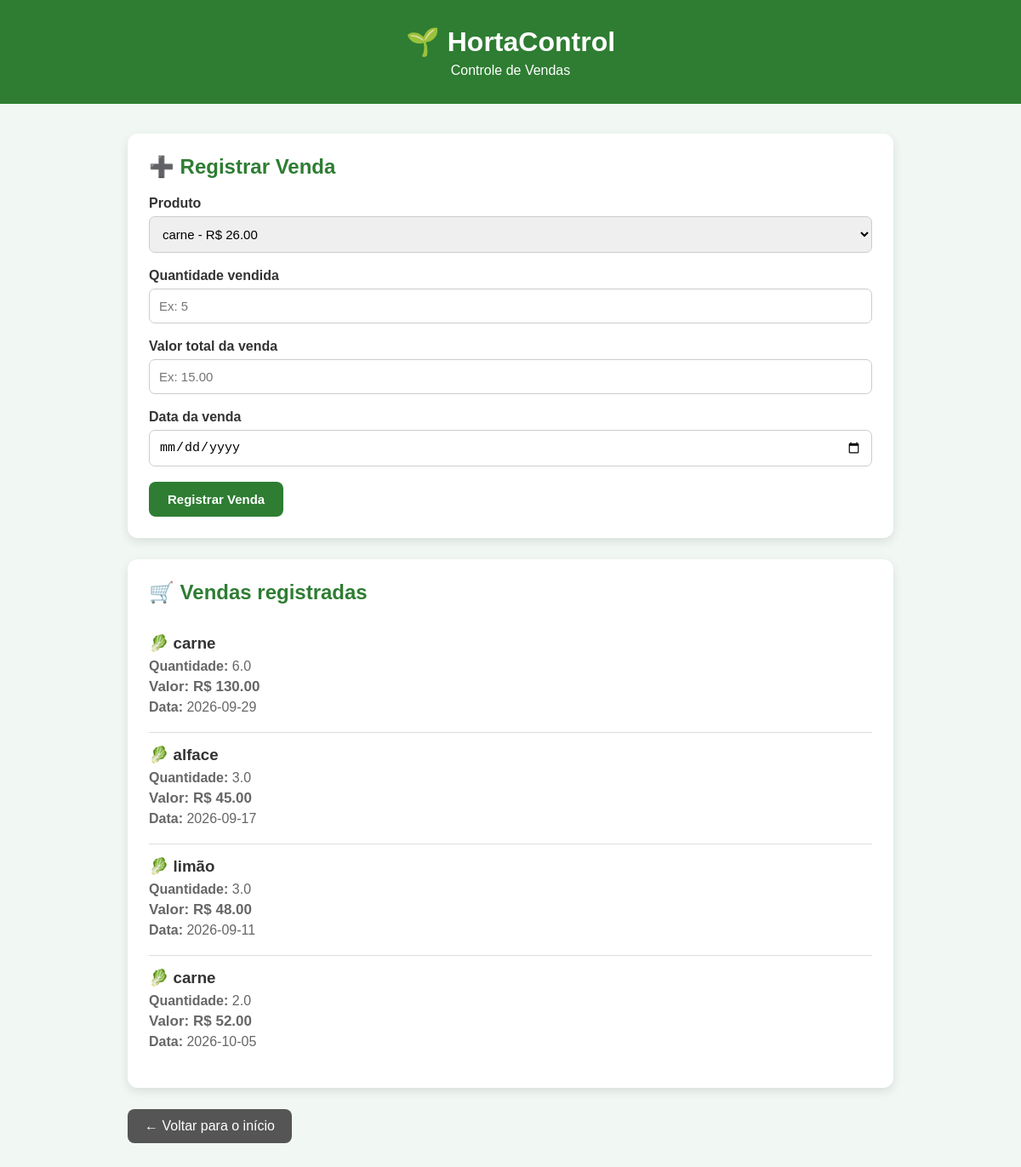
/vendas, run on the app's committed database.
### tables this page shows
CREATE TABLE venda (
            id_venda INTEGER PRIMARY KEY AUTOINCREMENT,
            id_produto INTEGER NOT NULL,
            quantidade REAL NOT NULL,
            valor_total REAL NOT NULL,
            data_venda TEXT NOT NULL,
            FOREIGN KEY (id_produto) REFERENCES produto(id_produto)
        );

CREATE TABLE produto (
            id_produto INTEGER PRIMARY KEY AUTOINCREMENT,
            nome_produto TEXT NOT NULL,
            unidade_medida TEXT NOT NULL,
            preco_venda REAL NOT NULL
        );

### app.py (the view)
@app.route("/vendas")
def vendas():
    conexao = conectar()
    cursor = conexao.cursor()
    cursor.execute("""
        SELECT
            venda.id_venda,
            produto.nome_produto,
            venda.quantidade,
            venda.valor_total,
            venda.data_venda
        FROM venda
        INNER JOIN produto
        ON venda.id_produto = produto.id_produto
    """)
    vendas = cursor.fetchall()
    cursor.execute("SELECT * FROM produto")
    produtos = cursor.fetchall()
    conexao.close()
    return render_template(
        "vendas.html",
        vendas=vendas,
        produtos=produtos
    )

### database.py (called while the page is built)
def conectar():
    return sqlite3.connect("banco.db")

### templates/vendas.html (shortened to what this page needs)
<!DOCTYPE html>
<html lang="pt-br">
<head>
</head>
<body>
    <header>
        <h1>🌱 HortaControl</h1>
        <p>Controle de Vendas</p>
    </header>
    <div class="container">
        <div class="formulario">
            <h2>➕ Registrar Venda</h2>
            <form action="/vendas/cadastrar" method="POST">
                <label>Produto</label>
                <select name="id_produto" required>
                    {% for produto in produtos %}
                        <option value="{{ produto[0] }}">
                            {{ produto[1] }} - R$ {{ "%.2f"|format(produto[3]) }}
                        </option>
                    {% endfor %}
                </select>
                <label>Quantidade vendida</label>
                <input
                    type="number"
                    name="quantidade"
                    step="0.01"
                    placeholder="Ex: 5"
                    required
                >
                <label>Valor total da venda</label>
                <input
                    type="number"
                    name="valor_total"
                    step="0.01"
                    placeholder="Ex: 15.00"
                    required
                >
                <label>Data da venda</label>
                <input
                    type="date"
                    name="data_venda"
                    required
                >
                <button type="submit">
                    Registrar Venda
                </button>
            </form>
        </div>
        <div class="lista">
            <h2>🛒 Vendas registradas</h2>
            {% if vendas %}
                {% for venda in vendas %}
                    <div class="venda">
                        <h3>🥬 {{ venda[1] }}</h3>
                        <p>
                            <strong>Quantidade:</strong>
                            {{ venda[2] }}
                        </p>
                        <p class="valor">
                            Valor: R$ {{ "%.2f"|format(venda[3]) }}
                        </p>
                        <p>
                            <strong>Data:</strong>
                            {{ venda[4] }}
                        </p>
                    </div>
                {% endfor %}
            {% else %}
                <p class="vazio">
                    Nenhuma venda registrada.
                </p>
            {% endif %}
        </div>
        <a class="voltar" href="/">
            ← Voltar para o início
        </a>
    </div>
</body>
</html>

### templates/vendas.html (style rules this page uses)
* { box-sizing: border-box; margin: 0; padding: 0; }
body { font-family: Arial, sans-serif; background: #f1f8f3; min-height: 100vh; }
header { background: #2e7d32; color: white; text-align: center; padding: 30px 20px; }
header h1 { font-size: 32px; margin-bottom: 6px; }
.container { width: 90%; max-width: 900px; margin: 35px auto; }
.formulario, .lista { background: white; padding: 25px; border-radius: 12px; box-shadow: 0 4px 12px rgba(0, 0, 0, 0.10); margin-bottom: 25px; }
h2 { color: #2e7d32; margin-bottom: 20px; }
label { display: block; margin-bottom: 6px; font-weight: bold; color: #333; }
select, input { width: 100%; padding: 11px; margin-bottom: 18px; border: 1px solid #ccc; border-radius: 7px; font-size: 15px; }
button { background: #2e7d32; color: white; border: none; padding: 12px 22px; border-radius: 8px; font-weight: bold; cursor: pointer; font-size: 15px; }
.venda { border-bottom: 1px solid #ddd; padding: 15px 0; }
.venda:last-child { border-bottom: none; }
.venda h3 { color: #333; margin-bottom: 7px; }
.venda p { color: #666; margin: 5px 0; }
.valor { color: #2e7d32; font-weight: bold; font-size: 17px; }
.voltar { display: inline-block; background: #555; color: white; text-decoration: none; padding: 11px 20px; border-radius: 8px; }

### data on the page
venda: nome_produto "carne", quantidade "6.0", valor_total "130.00", data_venda "2026-09-29"
venda: nome_produto "alface", quantidade "3.0", valor_total "45.00", data_venda "2026-09-17"
venda: nome_produto "limão", quantidade "3.0", valor_total "48.00", data_venda "2026-09-11"
venda: nome_produto "carne", quantidade "2.0", valor_total "52.00", data_venda "2026-10-05"

### other printed values
form field id_produto "carne - R$ 26.00"
